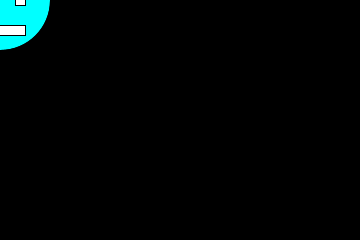
Frame 1 (no input)
Frame 60 (the mouse pressed at the canvas centre just before this capture): identical to frame 1, image omitted
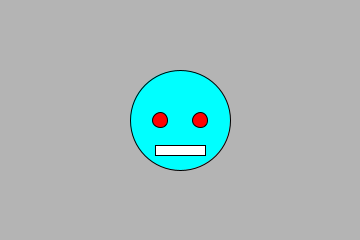
Frame 120 (the mouse held since frame 60 and released just before this capture)

The Processing sketch that drew these frames (run headless with seeded random() and noise(); from frame 60 on, the mouse is pressed at the canvas centre):

// Processing sketch: processing_186187
// ── processing_186187.pde

/*

Week 2 Thursday Assignment

by: Jeremy Crossman

*/

int x = 0;
int y = 0;

void setup(){
 size(360,240);
 background(255,255,255);
 frameRate(60);

}

void draw(){

  rectMode(CENTER);
  background (x/1);
 
  x = mouseX;
  y = mouseY; 
  
  fill(0,255,255);//face color
  ellipse(x,y,100,100);//face
  fill(255,255,255);//eyes and mouth color
  rect(x-20,y,10,10);//eye
  rect(x+20,y,10,10);//eye
  rect(x,y+30,50,10);//mouth
  
  if (mousePressed == true) { 
      fill(255,0,0);
      ellipse(x-20,y,15,15);
      ellipse(x+20,y,15,15);
      
  }
  if (keyPressed == true){
      fill(0,0,0);
      rect(x,y+30,55,10);
  }
  

}
